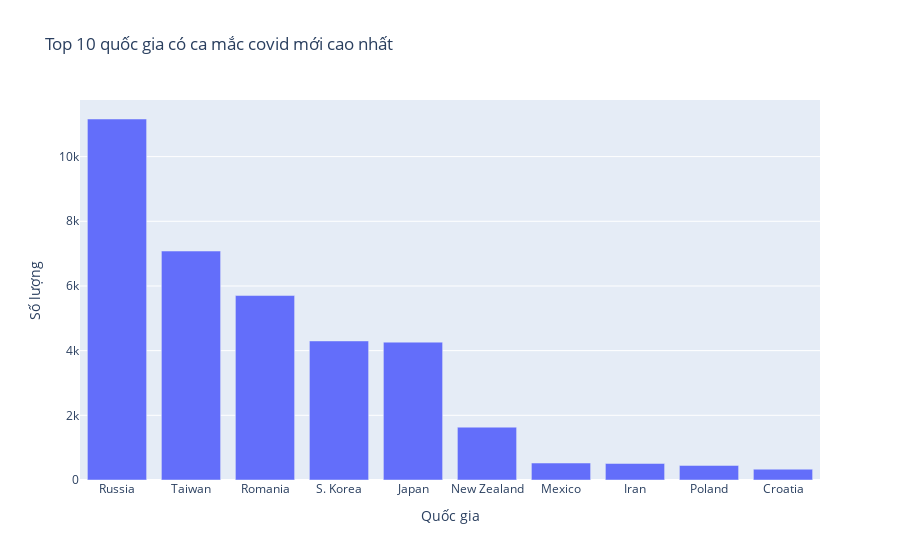

Notebook cell for this chart:
### Markdown cell above
### 2.1 Biểu đồ: 

#### 1. Mối quan hệ xoay quanh trường dữ liệu `New Cases` (số ca nhiễm mới): 

#### 1.1 Các quốc gia có số ca mắc covid cao nhất:
- **Trường dữ liệu được trực quan**:  `New Cases`
- **Biểu đồ sử dụng**: Bar chart.
- **Tính phù hợp của biểu đồ**: Để dễ dàng so sánh top 10 quốc gia có ca mắc covid mới, bar chart là một biểu đồ phù hợp vì việc so sánh được thể hiện rõ ở chiều cao các cột tương ứng với các quốc gia (các giá trị rời rạc). 
- **Mục đích của câu hỏi:** Để kiểm tra tình trạng kiểm soát dịch của các quốc gia trên thế giới, nhóm lọc ra 10 quốc gia có số ca nhiễm covid mới ở thời điểm hiện tại rồi từ đó xem xét các mối quan hệ xung quanh nó.

### Code cell
df_top = covid_df[['Country', 'New Cases']]
df_top = df_top.sort_values(by='New Cases', ascending=False).head(10)

fig = go.Figure()
fig.add_trace(go.Bar(x=df_top['Country'], y=df_top['New Cases']))
fig.update_layout(title='Top 10 quốc gia có ca mắc covid mới cao nhất', xaxis_title='Quốc gia', yaxis_title='Số lượng')
fig.show()

### Figure 1 — Plotly figure (JSON) as saved in the notebook; plotly's stock layout.template omitted (floating-point values rounded to 4 significant figures)
{"data": [{"type": "bar", "x": ["Russia", "Taiwan", "Romania", "S. Korea", "Japan", "New Zealand", "Mexico", "Iran", "Poland", "Croatia"], "y": [11163, 7080, 5704, 4300, 4263, 1634, 525, 511, 450, 334]}], "layout": {"title": {"text": "Top 10 quốc gia có ca mắc covid mới cao nhất"}, "xaxis": {"title": {"text": "Quốc gia"}}, "yaxis": {"title": {"text": "Số lượng"}}}}
